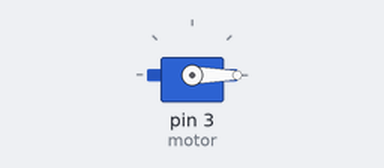
Simulated run of this sketch. Board: Arduino Uno, built with avr-gcc and run on an emulated ATmega328P. Parts: servo.

Above: at 0.05 s.
At 1.9 s:
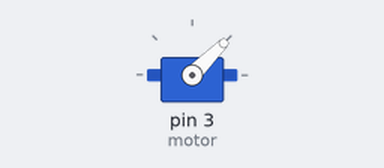
At 3.75 s:
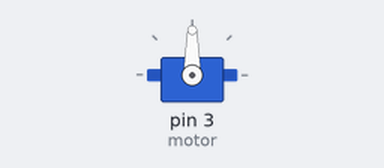
At 7.5 s:
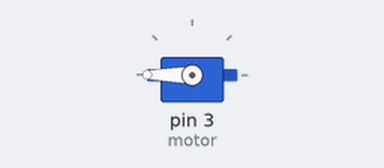
Timing chart, 0 to 9.8 s (numbered marks = the images above):
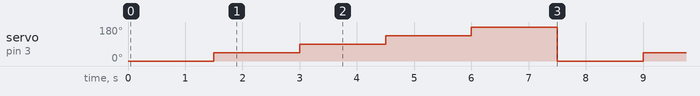

The sketch:

servo_motor.ino
```cpp
#include <Servo.h>

Servo motor;

void setup() {
  motor.attach(3);

}

void loop() {
  motor.write(0);
  delay(1500);
  motor.write(45);
  delay(1500);
  motor.write(90);
  delay(1500);
  motor.write(135);
  delay(1500);
  motor.write(180);
  delay(1500);
}
```

Measured:
- by itself, servo on pin 3 (motor): repeats every 7.5 s: 90° 1.5 s, 135° 1.5 s, 180° 1.5 s, 0° 1.5 s, 45° 1.5 s
